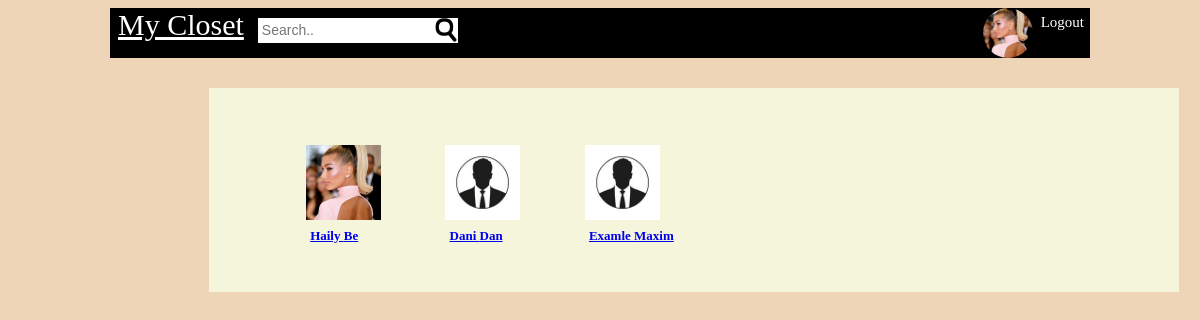
Screenshot of /likes.php?type=post&id=34105076845130211 (signed in) with the database file from the repository.
### tables this page shows
CREATE TABLE `users` (
  `Id` bigint(19) NOT NULL,
  `userid` bigint(19) NOT NULL,
  `first_name` varchar(50) NOT NULL,
  `last_name` varchar(50) NOT NULL,
  `gender` varchar(6) NOT NULL,
  `email` varchar(100) NOT NULL,
  `password` varchar(100) NOT NULL,
  `url_adress` varchar(100) NOT NULL,
  `date` timestamp NOT NULL DEFAULT current_timestamp() ON UPDATE current_timestamp(),
  `profile_image` varchar(1000) NOT NULL,
  `cover_image` varchar(1000) NOT NULL,
  `likes` int(11) NOT NULL
);

### classes/conect.php (called while the page is built, shortened)
<?php
class Database
{
	private $host = "localhost";
	private $username = "root";
	private $password = "" ;
	private $db = "open_it_db";
	function connect()
	{
		$connection = mysqli_connect($this->host,$this->username,$this->password,$this->db);
		return $connection;
	}
	function read($query)
	{
		$conn = $this->connect();
		$res = mysqli_query($conn,$query);
		if($res == false)
		{
			return false;
		}else
		{
			$data = false;
			while($row = mysqli_fetch_array($res))
			{
				$data[] = $row;
			}
			return $data;
		}
	}
}
?>

### classes/login.php (called while the page is built, shortened)
<?php
class Login
{
	public function check_login($id)
	{
	    if(is_numeric($id))
		{
			$query = "select * from users where userid = '$id' limit 1";
			$DB = new Database();
			$res = $DB->read($query);
			if($res)
			{
				$user_data = $res[0];
				return $user_data;
			}else
			{
				header("Location: log_in.php");
				die;
			}
		}else
		{
			header("Location: log_in.php");
			die;
		}
	}
}

### classes/image.php (called while the page is built, shortened)
<?php
	class Image
	{
		public function get_thumb_profile($file_name)
		{
			$thumbnail = $file_name . "_profile_thumb.jpg";
			if(file_exists($thumbnail))
			{
				return $thumbnail;
			}
		}
	}
?>

### classes/posts.php (called while the page is built, shortened)
<?php
class Post
{
	public function get_likes($id,$type)
	{
		$DB = new Database();
		if($type == "post" && is_numeric($id))
		{
			$sql = "select likes from likes where type = 'post' && contentid = '$id' limit 1 ";
			$res = $DB->read($sql);
			if(is_array($res))
			{
				$likes = json_decode($res[0]['likes'],true);
				return $likes;
			}
		}
		return false;
	}
}

### classes/user.php (called while the page is built, shortened)
<?php
class User
{
	public function get_user($id)
	{
		$query = "select * from users where userid = '$id' limit 1 ";
		$DB = new Database();
		$res = $DB->read($query);
		if($res)
		{
			return $res[0];
		}else
		{
			return false;
		}
	}
}

### user.php (the view)
<div id="likes" style="display: inline-block;">
	<?php
		if($ROW_friends){
			$image = "Img/male.jfif";
			if($ROW_friends['gender'] == "Female")
			{
				$image = "Img/female.jfif";
			}
			if(file_exists($ROW_friends['profile_image']))
			{
				$image = $img_class->get_thumb_profile($ROW_friends['profile_image']);
			}
		}
	?>
	<a href="profile.php?id=<?php echo $ROW_friends['userid']; ?>">
	<img id="like_img"src="<?php echo $image ?>"><br>
		<?php echo  $ROW_friends['first_name'] . " " . $ROW_friends['last_name'] ?>
	</a>
</div>

### likes.php (shortened to what this page needs)
<?php
	include("classes/autoload.php");
	$login = new Login();
	$user_data = $login->check_login($_SESSION['openit_userid']);
	$post = new Post();
	$likes = false;
	if(isset($_GET['id']) && isset($_GET['type']))
	{
		$likes = $post->get_likes($_GET['id'],$_GET['type']);
	}
	else
	{
		$ERROR = "No information was found!";
	}
	$USER = $user_data;
?>
<html>
	<head>
		<link href="css/style.css" rel="stylesheet" >
	</head>
	<body class="index_class">
		<?php include("header.php") ?>
		<div id="cover_area">
			<div id="posts_area" >
				<div class="only-mobile" id="postbox_like">
				<?php
					$User = new User();
					$img_class = new Image();
					if(is_array($likes))
					{
						foreach($likes as $row)
						{
							$ROW_friends = $User->get_user($row['userid']);
							include("user.php");
						}
					}
				?>
				<br style="clear:both">
				</div>
			</div>
		</div>
	</body>
</html>

### header.php
<?php
	$corner_image = "Img/male.jfif";
	if(isset($USER))
	{
		if(file_exists($USER['profile_image']))
		{
			$img_class = new Image();
			$corner_image = $img_class->get_thumb_profile($USER['profile_image']);
		}else
		{
			if($USER['gender'] == "Female")
			{
				$corner_image = "Img/female.jfif";
			}
		}
	}
?>
<div id="bar">
	<form method="get" action="search.php">
		<a id="mycloset_tit" href="index.php"> My Closet</a>
			<input type="text" id="search_box" name='find' placeholder="Search..">
		<a href="logout.php">
			<span id="click_logout">Logout</span>
		</a>
		<a href="profile.php">
			<img src="<?php echo $corner_image ?>" id="pic_inbar">
		</a>
	</form>
</div>

### css/style.css (style rules this page uses)
body { background-color:#EED5B7; font-family:tahoma; }
body > div { max-width:980px; }
.index_class > div { margin-left:17%; }
#bar { font-family:tahoma; height: 50px; background-color:black; color: white; margin:auto; }
#search_box { padding: 4px; width:200px; height:25px; border:none; font-size:14px; background-image:url(Img/search_logo.png); background-repeat:no-repeat; background-position:right; }
#like_img { width:75px; float:left; margin:8px; margin-left:-5%; }
#likes { clear:both; font-family:tahoma; font-size:13px; font-weight:bold; margin-left: 6%; }
#posts_area { min-height:400px; flex-basis:69%; padding:20px; padding-right:1%; padding-left: 0; }
#postbox_like { margin-top:10px; padding:5%; width:90%; background-color:#F5F5DC; }
#pic_inbar { width:50px; float:right; margin-right:8px; height:50px; border-radius:50%; }
#click_logout { font-size:15px; float:right; margin:6px; color:white; margin-left:0px; }
#mycloset_tit { margin:10px; color:white; margin-left: 8px; font-size:30px; }

### rows the page displays
users: profile_image (picture), first_name "Haily", last_name "Be"
users: first_name "Dani", last_name "Dan"
users: first_name "Examle", last_name "Maxim"
